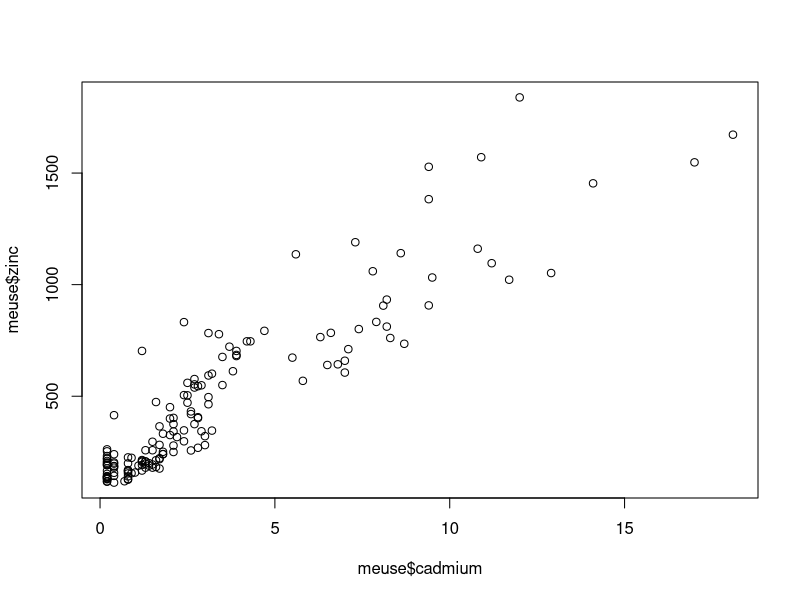
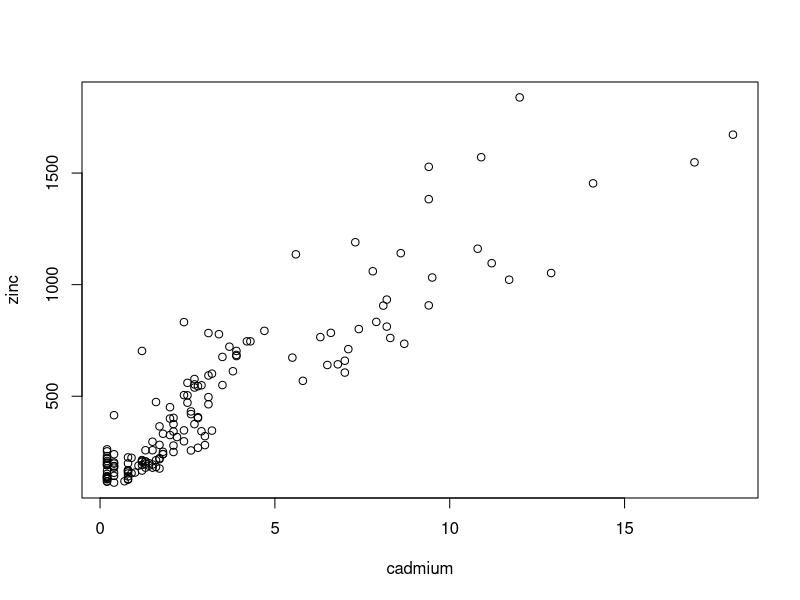
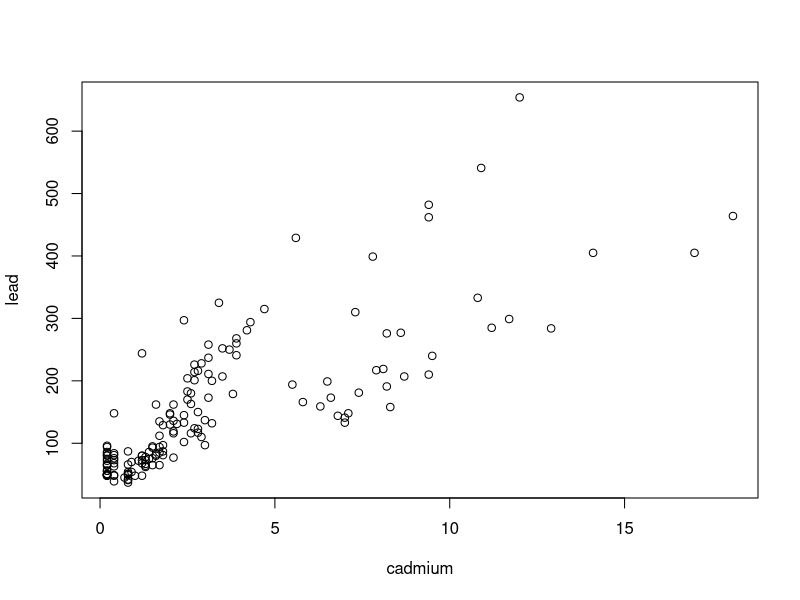
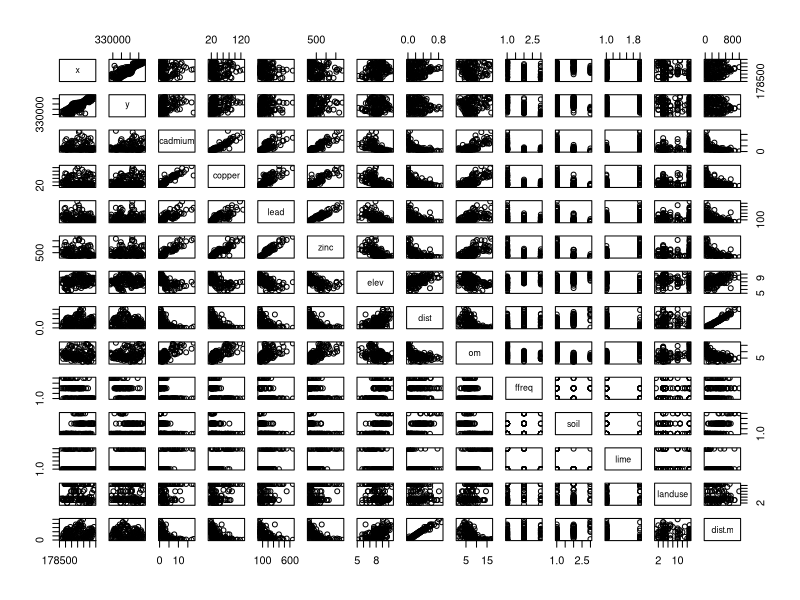

Reproduce these figures in R, in order.
# R code for plotting the relationship among ecological variables

# to install new packages
install.packages("sp")
library(sp)

# to recall datasets
data(meuse)

# to open dataset
meuse

# to view data clearer (with capital letter, but not working on Mac)
View(meuse)

# to see top of dataset
head(meuse)

# to extract mean of all variables
summary(meuse)

# plot zinc (y) against cadmium (x)
#first way: using $
plot(meuse$cadmium, meuse$zinc)

# second way: attach dataset to R
attach(meuse)
plot(cadmium, zinc)
plot(cadmium, lead)

# scatterplot matrices (all possible graphs)
pairs(meuse)
